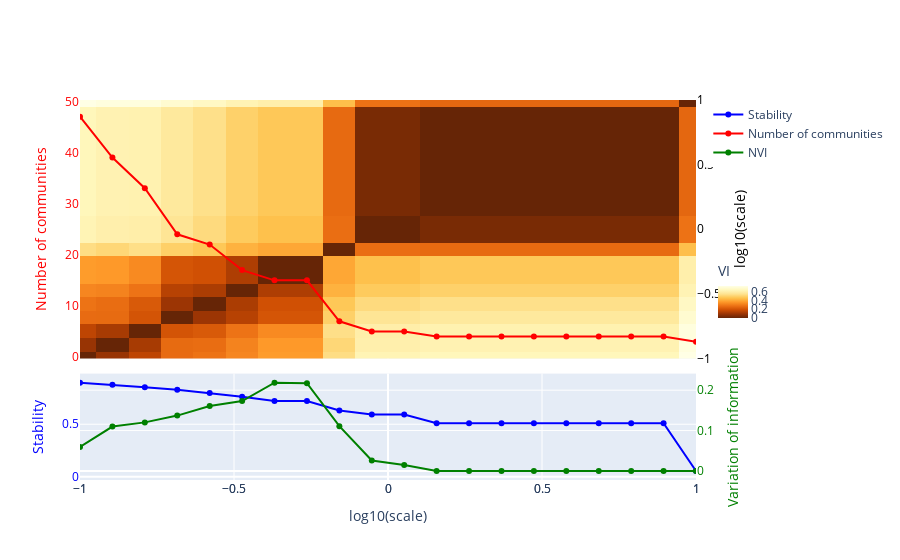

Notebook cell for this chart:
### Code cell
# plot interactive

_ = plotting.plot_scan(all_results, use_plotly=True)

### Figure 1 — Plotly figure (JSON) as saved in the notebook; plotly's stock layout.template omitted (floating-point values rounded to 4 significant figures; data arrays with more than 128 entries replaced by an {"elided": "..."} marker saying what was removed)
{"data": [{"hovertemplate": "<b>scale</b>: %{x:.2f}, <br>%{text}<extra></extra>", "marker": {"color": "blue"}, "mode": "lines+markers", "name": "Stability", "text": ["Number of communities: 47, <br> Stability: 0.897,\n        <br> Normalised Variation Information: 0.059, <br> Index: 0", "Number of communities: 39, <br> Stability: 0.877,\n        <br> Normalised Variation Information: 0.11, <br> Index: 1", "Number of communities: 33, <br> Stability: 0.854,\n        <br> Normalised Variation Information: 0.12, <br> Index: 2", "Number of communities: 24, <br> Stability: 0.828,\n        <br> Normalised Variation Information: 0.137, <br> Index: 3", "Number of communities: 22, <br> Stability: 0.798,\n        <br> Normalised Variation Information: 0.161, <br> Index: 4", "Number of communities: 17, <br> Stability: 0.761,\n        <br> Normalised Variation Information: 0.173, <br> Index: 5", "Number of communities: 15, <br> Stability: 0.721,\n        <br> Normalised Variation Information: 0.219, <br> Index: 6", "Number of communities: 15, <br> Stability: 0.721,\n        <br> Normalised Variation Information: 0.217, <br> Index: 7", "Number of communities: 7, <br> Stability: 0.631,\n        <br> Normalised Variation Information: 0.111, <br> Index: 8", "Number of communities: 5, <br> Stability: 0.593,\n        <br> Normalised Variation Information: 0.026, <br> Index: 9", "Number of communities: 5, <br> Stability: 0.593,\n        <br> Normalised Variation Information: 0.015, <br> Index: 10", "Number of communities: 4, <br> Stability: 0.51,\n        <br> Normalised Variation Information: 0.0, <br> Index: 11", "Number of communities: 4, <br> Stability: 0.51,\n        <br> Normalised Variation Information: 0.0, <br> Index: 12", "Number of communities: 4, <br> Stability: 0.51,\n        <br> Normalised Variation Information: 0.0, <br> Index: 13", "Number of communities: 4, <br> Stability: 0.51,\n        <br> Normalised Variation Information: 0.0, <br> Index: 14", "Number of communities: 4, <br> Stability: 0.51,\n        <br> Normalised Variation Information: 0.0, <br> Index: 15", "Number of communities: 4, <br> Stability: 0.51,\n        <br> Normalised Variation Information: 0.0, <br> Index: 16", "Number of communities: 4, <br> Stability: 0.51,\n        <br> Normalised Variation Information: 0.0, <br> Index: 17", "Number of communities: 4, <br> Stability: 0.51,\n        <br> Normalised Variation Information: 0.0, <br> Index: 18", "Number of communities: 3, <br> Stability: 0.054,\n        <br> Normalised Variation Information: 0.0, <br> Index: 19"], "type": "scatter", "x": [-1, -0.8947, -0.7895, -0.6842, -0.5789, -0.4737, -0.3684, -0.2632, -0.1579, -0.05263, 0.05263, 0.1579, 0.2632, 0.3684, 0.4737, 0.5789, 0.6842, 0.7895, 0.8947, 1], "y": [0.8969, 0.8773, 0.8543, 0.8282, 0.7978, 0.7615, 0.7214, 0.7214, 0.6306, 0.5932, 0.5932, 0.5096, 0.5096, 0.5096, 0.5096, 0.5096, 0.5096, 0.5096, 0.5096, 0.05439]}, {"hovertemplate": "<b>scale</b>: %{x:.2f}, <br>%{text}<extra></extra>", "marker": {"color": "red"}, "mode": "lines+markers", "name": "Number of communities", "text": ["Number of communities: 47, <br> Stability: 0.897,\n        <br> Normalised Variation Information: 0.059, <br> Index: 0", "Number of communities: 39, <br> Stability: 0.877,\n        <br> Normalised Variation Information: 0.11, <br> Index: 1", "Number of communities: 33, <br> Stability: 0.854,\n        <br> Normalised Variation Information: 0.12, <br> Index: 2", "Number of communities: 24, <br> Stability: 0.828,\n        <br> Normalised Variation Information: 0.137, <br> Index: 3", "Number of communities: 22, <br> Stability: 0.798,\n        <br> Normalised Variation Information: 0.161, <br> Index: 4", "Number of communities: 17, <br> Stability: 0.761,\n        <br> Normalised Variation Information: 0.173, <br> Index: 5", "Number of communities: 15, <br> Stability: 0.721,\n        <br> Normalised Variation Information: 0.219, <br> Index: 6", "Number of communities: 15, <br> Stability: 0.721,\n        <br> Normalised Variation Information: 0.217, <br> Index: 7", "Number of communities: 7, <br> Stability: 0.631,\n        <br> Normalised Variation Information: 0.111, <br> Index: 8", "Number of communities: 5, <br> Stability: 0.593,\n        <br> Normalised Variation Information: 0.026, <br> Index: 9", "Number of communities: 5, <br> Stability: 0.593,\n        <br> Normalised Variation Information: 0.015, <br> Index: 10", "Number of communities: 4, <br> Stability: 0.51,\n        <br> Normalised Variation Information: 0.0, <br> Index: 11", "Number of communities: 4, <br> Stability: 0.51,\n        <br> Normalised Variation Information: 0.0, <br> Index: 12", "Number of communities: 4, <br> Stability: 0.51,\n        <br> Normalised Variation Information: 0.0, <br> Index: 13", "Number of communities: 4, <br> Stability: 0.51,\n        <br> Normalised Variation Information: 0.0, <br> Index: 14", "Number of communities: 4, <br> Stability: 0.51,\n        <br> Normalised Variation Information: 0.0, <br> Index: 15", "Number of communities: 4, <br> Stability: 0.51,\n        <br> Normalised Variation Information: 0.0, <br> Index: 16", "Number of communities: 4, <br> Stability: 0.51,\n        <br> Normalised Variation Information: 0.0, <br> Index: 17", "Number of communities: 4, <br> Stability: 0.51,\n        <br> Normalised Variation Information: 0.0, <br> Index: 18", "Number of communities: 3, <br> Stability: 0.054,\n        <br> Normalised Variation Information: 0.0, <br> Index: 19"], "type": "scatter", "x": [-1, -0.8947, -0.7895, -0.6842, -0.5789, -0.4737, -0.3684, -0.2632, -0.1579, -0.05263, 0.05263, 0.1579, 0.2632, 0.3684, 0.4737, 0.5789, 0.6842, 0.7895, 0.8947, 1], "xaxis": "x2", "y": [47, 39, 33, 24, 22, 17, 15, 15, 7, 5, 5, 4, 4, 4, 4, 4, 4, 4, 4, 3], "yaxis": "y4"}, {"hovertemplate": "<b>scale</b>: %{x:.2f}, <br>%{text}<extra></extra>", "marker": {"color": "green"}, "mode": "lines+markers", "name": "NVI", "opacity": 1, "text": ["Number of communities: 47, <br> Stability: 0.897,\n        <br> Normalised Variation Information: 0.059, <br> Index: 0", "Number of communities: 39, <br> Stability: 0.877,\n        <br> Normalised Variation Information: 0.11, <br> Index: 1", "Number of communities: 33, <br> Stability: 0.854,\n        <br> Normalised Variation Information: 0.12, <br> Index: 2", "Number of communities: 24, <br> Stability: 0.828,\n        <br> Normalised Variation Information: 0.137, <br> Index: 3", "Number of communities: 22, <br> Stability: 0.798,\n        <br> Normalised Variation Information: 0.161, <br> Index: 4", "Number of communities: 17, <br> Stability: 0.761,\n        <br> Normalised Variation Information: 0.173, <br> Index: 5", "Number of communities: 15, <br> Stability: 0.721,\n        <br> Normalised Variation Information: 0.219, <br> Index: 6", "Number of communities: 15, <br> Stability: 0.721,\n        <br> Normalised Variation Information: 0.217, <br> Index: 7", "Number of communities: 7, <br> Stability: 0.631,\n        <br> Normalised Variation Information: 0.111, <br> Index: 8", "Number of communities: 5, <br> Stability: 0.593,\n        <br> Normalised Variation Information: 0.026, <br> Index: 9", "Number of communities: 5, <br> Stability: 0.593,\n        <br> Normalised Variation Information: 0.015, <br> Index: 10", "Number of communities: 4, <br> Stability: 0.51,\n        <br> Normalised Variation Information: 0.0, <br> Index: 11", "Number of communities: 4, <br> Stability: 0.51,\n        <br> Normalised Variation Information: 0.0, <br> Index: 12", "Number of communities: 4, <br> Stability: 0.51,\n        <br> Normalised Variation Information: 0.0, <br> Index: 13", "Number of communities: 4, <br> Stability: 0.51,\n        <br> Normalised Variation Information: 0.0, <br> Index: 14", "Number of communities: 4, <br> Stability: 0.51,\n        <br> Normalised Variation Information: 0.0, <br> Index: 15", "Number of communities: 4, <br> Stability: 0.51,\n        <br> Normalised Variation Information: 0.0, <br> Index: 16", "Number of communities: 4, <br> Stability: 0.51,\n        <br> Normalised Variation Information: 0.0, <br> Index: 17", "Number of communities: 4, <br> Stability: 0.51,\n        <br> Normalised Variation Information: 0.0, <br> Index: 18", "Number of communities: 3, <br> Stability: 0.054,\n        <br> Normalised Variation Information: 0.0, <br> Index: 19"], "type": "scatter", "x": [-1, -0.8947, -0.7895, -0.6842, -0.5789, -0.4737, -0.3684, -0.2632, -0.1579, -0.05263, 0.05263, 0.1579, 0.2632, 0.3684, 0.4737, 0.5789, 0.6842, 0.7895, 0.8947, 1], "xaxis": "x", "y": [0.05929, 0.1099, 0.1203, 0.1371, 0.1608, 0.1729, 0.2186, 0.2173, 0.1108, 0.02585, 0.01452, 0, 0, 0, 0, 0, 0, 0, 0, 0], "yaxis": "y3"}, {"colorbar": {"len": 0.2, "title": {"text": "VI"}, "y": 0.5, "yanchor": "middle"}, "colorscale": [[0, "rgb(102,37,6)"], [0.125, "rgb(153,52,4)"], [0.25, "rgb(204,76,2)"], [0.375, "rgb(236,112,20)"], [0.5, "rgb(254,153,41)"], [0.625, "rgb(254,196,79)"], [0.75, "rgb(254,227,145)"], [0.875, "rgb(255,247,188)"], [1, "rgb(255,255,229)"]], "hoverinfo": "skip", "showscale": true, "type": "heatmap", "x": [-1, -0.8947, -0.7895, -0.6842, -0.5789, -0.4737, -0.3684, -0.2632, -0.1579, -0.05263, 0.05263, 0.1579, 0.2632, 0.3684, 0.4737, 0.5789, 0.6842, 0.7895, 0.8947, 1], "xaxis": "x2", "y": [-1, -0.8947, -0.7895, -0.6842, -0.5789, -0.4737, -0.3684, -0.2632, -0.1579, -0.05263, 0.05263, 0.1579, 0.2632, 0.3684, 0.4737, 0.5789, 0.6842, 0.7895, 0.8947, 1], "yaxis": "y2", "z": {"elided": "20x20 float values"}}], "layout": {"xaxis": {"range": [-1, 1], "title": {"text": "log10(scale)"}}, "xaxis2": {"range": [-1, 1]}, "yaxis": {"domain": [0, 0.28], "tickfont": {"color": "blue"}, "title": {"font": {"color": "blue"}, "text": "Stability"}}, "yaxis2": {"domain": [0.32, 1], "range": [-1, 1], "side": "right", "tickfont": {"color": "black"}, "title": {"font": {"color": "black"}, "text": "log10(scale)"}}, "yaxis3": {"overlaying": "y", "showticklabels": true, "side": "right", "tickfont": {"color": "green"}, "title": {"font": {"color": "green"}, "text": "Variation of information"}}, "yaxis4": {"overlaying": "y2", "tickfont": {"color": "red"}, "title": {"font": {"color": "red"}, "text": "Number of communities"}}}}
